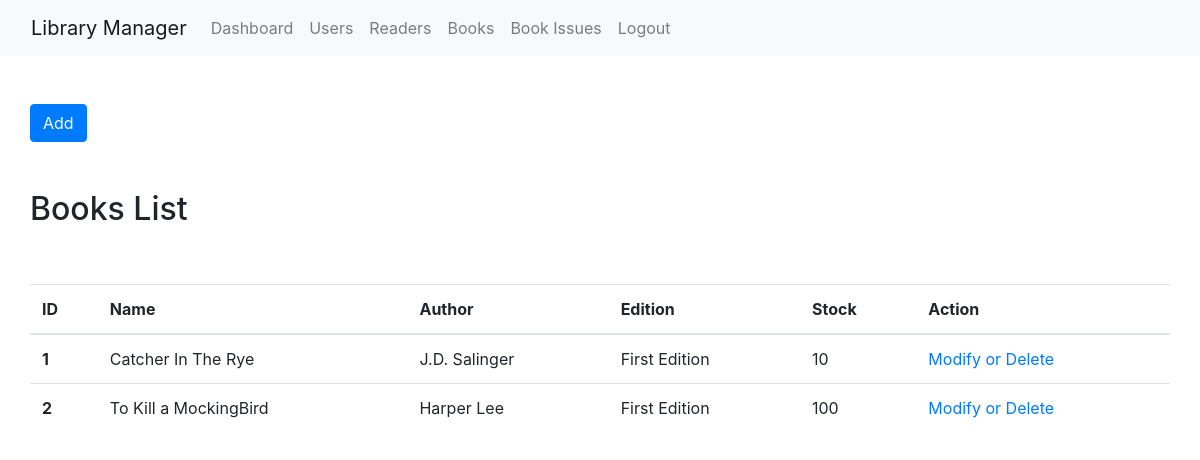
/books/ (signed in), run on the app's committed database.
### app.py (models this page shows)
class Book(db.Model):
    __tablename__ = 'books'
    id = db.Column(db.Integer, primary_key=True)
    name = db.Column(db.String(100), unique=True, nullable=False)
    author = db.Column(db.String(100), unique=False, nullable=True)
    edition = db.Column(db.String(100), unique=False, nullable=True)
    stock = db.Column(db.String(100), unique=False, nullable=True)
    issues = db.relationship('BookIssue', back_populates='book', cascade='all, delete-orphan')

### app.py (the view)
class BooksListView(MethodView):
    decorators = [login_required]
    def get(self):
        books = Book.query.all()
        return render_template('books.html', books=books)

### app.py (called while the page is built)
@login_manager.user_loader
def load_user(user_id):
    return User.query.get(int(user_id))

### templates/books.html (shortened to what this page needs)
{% extends 'master.html' %}
{% block content %}
<div class="row mt-5">
  <div class="float-left">
      <a href="/books/create" class="btn btn-primary">Add</a>
  </div>
</div>
<div class="row mt-5">
    <div class="float-left">
        <h2>Books List</h2>
    </div>
</div>
<div class="row mt-5">
    <table class="table" id="userstbl">
        <thead>
          <tr>
            <th scope="col">ID</th>
            <th>Name</th>
            <th>Author</th>
            <th>Edition</th>
            <th>Stock</th>
            <th>Action</th>
          </tr>
        </thead>
        <tbody>
          {% for book in books %}
            <tr>
                <th scope="row">{{ book.id }}</th>
                <td>{{ book.name }}</td>
                <td>{{ book.author }}</td>
                <td>{{ book.edition }}</td>
                <td>{{ book.stock }}</td>
                <td><a href="/books/detail/{{ book.id }}/">Modify or Delete</a></td>
            </tr>
          {% endfor %}
        </tbody>
      </table>
</div>
{% endblock %}

### data on the page
Book: id "1", name "Catcher In The Rye", author "J.D. Salinger", edition "First Edition", stock "10"
Book: id "2", name "To Kill a MockingBird", author "Harper Lee", edition "First Edition", stock "100"
